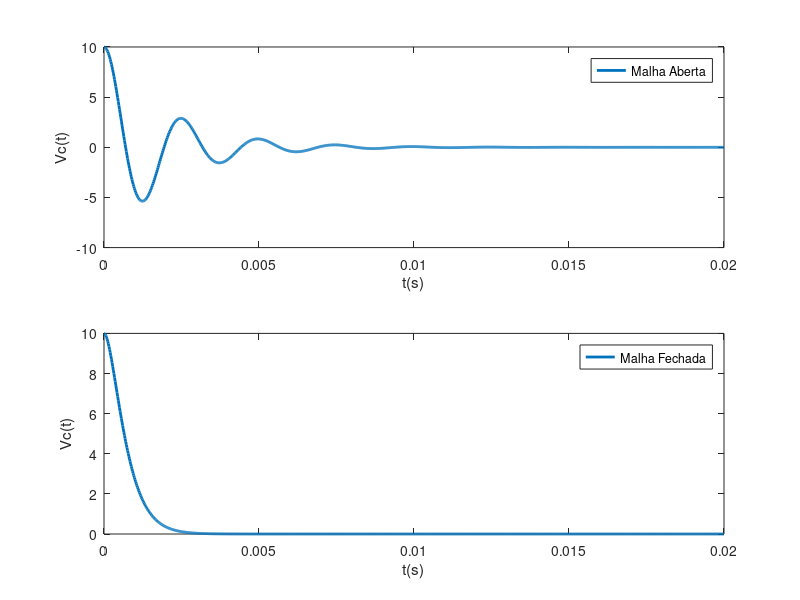

The MATLAB source for this figure:
%===============================================================
% Controle por realimentação de estados com alocação de polos
%===============================================================
% Autor: Christian Danner Ramos de Carvalho
%===============================================================


close all
clear;
clc;

A = [0 6666.67;-1000 -1000];
B = [0;1000];
C = [1 0];
D = [0];
planta = ss(A,B,C,D);

eig(A)

polos_desejados = [-2582 -2582];
K = acker(A,B,polos_desejados);

M = ctrb(A,B);
rank(M)
eig(A-B*K)

Amf = A-B*K;
Bmf = zeros(2,1);
Cmf = C;
Dmf = D;
plantaMF = ss(Amf, Bmf, Cmf, Dmf);

x0 = [10;0];

t = linspace(0,0.02,1000);
[YMA tplotMF] = initial(planta,x0,t);
[YMF tplotMF] = initial(plantaMF,x0,t);

figure;
subplot(2,1,1);
plot(t,YMA,'linewidth',2);
xlabel('t(s)');
ylabel('Vc(t)');
legend('Malha Aberta');

subplot(2,1,2);
plot(t,YMF,'linewidth',2);
xlabel('t(s)');
ylabel('Vc(t)');
legend('Malha Fechada');
